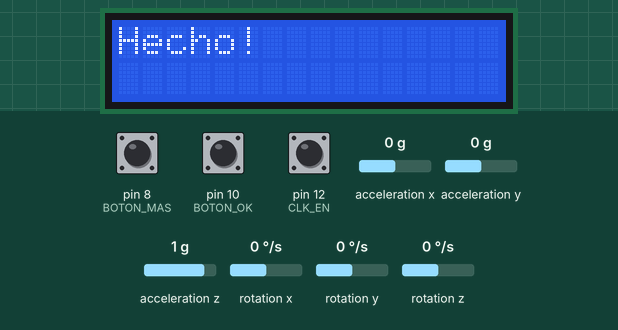
This sketch was run on a simulated Arduino Uno, built with avr-gcc and run on an emulated ATmega328P. On the bench: 16×2 character LCD. Inputs (shaded band) come from the test bench; at power-on: pin 10 (BOTON_OK) HIGH, pin 8 (BOTON_MAS) HIGH, pin 12 (CLK_EN) HIGH, acceleration x 0 g, acceleration y 0 g, acceleration z 1 g, rotation x 0 °/s, rotation y 0 °/s, rotation z 0 °/s. What the sketch prints to the serial monitor is not drawn.

Above: at 3.1 s.
At 6.4 s:
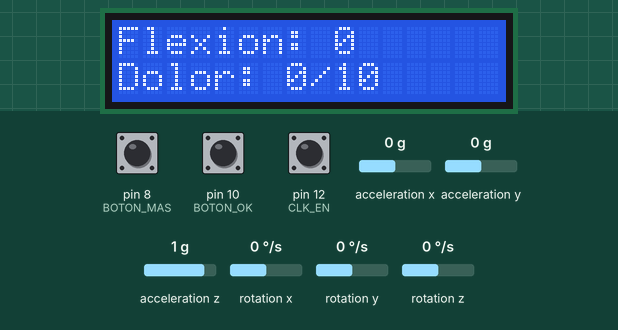
6.5 s: pin 10 (BOTON_OK) pulled LOW for 0.15 s
At 7.5 s:
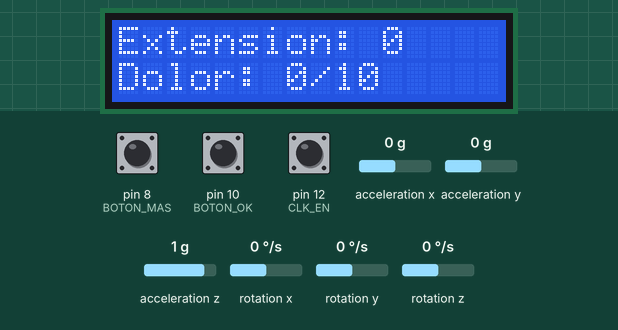
8.5 s: pin 10 (BOTON_OK) pulled LOW for 1 s
At 10.1 s:
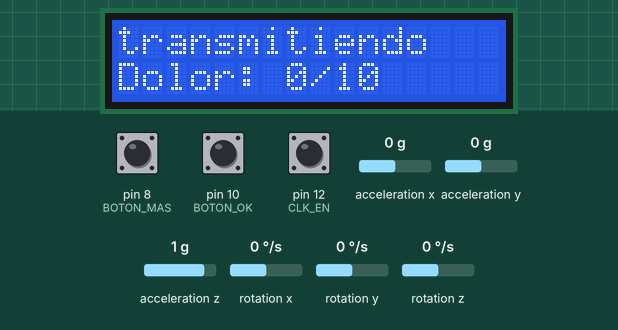
Timing chart, 0 to 11.6 s (numbered marks = the images above; inputs shaded):
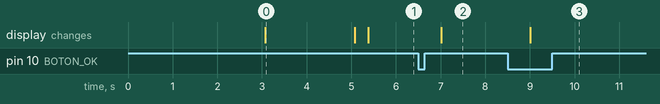

The sketch:

final_test_with_data5_encode.ino
```cpp
#include <LiquidCrystal.h>
#include <Wire.h>
#include <MPU6050_light.h>
LiquidCrystal lcd(6, 7, 5, 4, 3, 2);
//-------------------------------------------------------
const int BOTON_MAS = 8;
const int BOTON_MENOS = 9;
const int BOTON_OK = 10;
const int CLK_EN= 12;
const int DT_EN = 11;
//------------------------------------------------------
MPU6050 mpu(Wire);
unsigned long timer = 0;
int first_measure, first_x, first_y, first_z, measuring_x, measuring_y, measuring_z, difference_x, difference_y, difference_z;
//-----------------------------------------------------------------

int cycle_screen=0;
int st1, st3;
int sv4, sv2, value, valueminus;
int test=0;
int change;
//------------------------------------------------------------
int counter = 0;
int currentCLK;
int previousCLK;
int prevValue=0;
int value2=0;
int value4=0;

void setup() {
  Serial.begin(115200);
  declare_input_1 ();
  declare_input_2 ();
  declare_wire_function ();
  lcd.begin (16,2);
  initial_writing();
  Serial.begin(115200);
}

void loop() {

  if(cycle_screen==0){
    lcd.clear();
    int value= get_value();
    int test1 = test_value(value);
    value2= get_pain();
    prevValue=value2;
    display_values_flex(test1, value2);
    change = digitalRead(10);
    if (change==LOW){
      st1=test1;
      sv2=value2;
      test=0;
      delay(500);
      cycle_screen++;
      }
    }

  else if(cycle_screen==1){

    int value= get_value();
    int test3 = test_value(value);
    value4= get_pain();
    prevValue=value4;
    display_values_ext(test3, value4);
    change = digitalRead(10);
    if (change==LOW){
      st3=test3;
      sv4=value4;
      cycle_screen++;
      delay(500);
    }
  }

  else if (cycle_screen==2){
    release_data_python(st1, sv2, st3, sv4);
    change = digitalRead (8);
    if (change==LOW){
      cycle_screen++;
      delay(500);
    }
  }

  else if (cycle_screen==3){

    display_saved_data_flex (st1,sv2);
    change = digitalRead (8);
    if (change==LOW){
      cycle_screen++;
      delay (500);
    }
  }

  else if (cycle_screen==4){

    display_saved_data_ext (st3,sv4);
    valueminus = digitalRead (9);
    if (valueminus==LOW){
      cycle_screen--;
      delay (500);
    }
  }
}

void declare_input_1 (){
  pinMode (BOTON_MAS, INPUT_PULLUP);
  pinMode (BOTON_MENOS, INPUT_PULLUP);
}

void declare_input_2 (){
  pinMode (BOTON_OK, INPUT_PULLUP);
  pinMode (CLK_EN, INPUT);
  pinMode (DT_EN, INPUT);
  previousCLK = digitalRead(CLK_EN);
}

void declare_wire_function (){
  Wire.begin();

}

void initial_writing(){
  byte status = mpu.begin();
  lcd.setCursor (0,0);
  lcd.print ("Estado del");
  lcd.setCursor (0,1);
  lcd.print ("sensor ");
  lcd.print (status);

  while(status!=0){}
  lcd.setCursor (0,0);
  lcd.print ("Calc. offset");
  lcd.setCursor (0,1);
  lcd.print ("no mover");
  delay (2000);
  mpu.calcOffsets();
  lcd.clear();
  lcd.print ("Hecho!");
  delay (2000);
  lcd.clear();
  lcd.print ("Sensores listos");
  lcd.setCursor (0,1);
  lcd.print ("y colocados");
  delay (200);
}

int get_value (){
 mpu.update();
  /*Serial.print("X : ");
  Serial.print(mpu.getAngleX());
  Serial.print("\tY : ");
  Serial.print(mpu.getAngleY());
  Serial.print("\tZ : ");
  Serial.println(mpu.getAngleZ());*/
  if (first_measure==0){
    first_x=mpu.getAngleX();
    first_y=mpu.getAngleY();
    first_z=mpu.getAngleZ();
    first_measure=1;
  }
  measuring_x=mpu.getAngleX();
  measuring_y=mpu.getAngleY();
  measuring_z=mpu.getAngleZ();
  difference_x=abs(measuring_x-first_x);
  difference_y=abs(measuring_y-first_y);
  difference_z=abs(measuring_z-first_z);
  /*Serial.print (difference_x);
  Serial.print (" || ");
  Serial.print (difference_y);
  Serial.print (" || ");
  Serial.println(difference_z);*/
  timer = millis();
  return difference_x;
}

int test_value(int value){
  if(test<value){
  test=value;
  return test;
  }
}

int get_pain ()
{
  currentCLK = digitalRead(CLK_EN);
  if(currentCLK != previousCLK)
  {
    if(digitalRead(DT_EN) != currentCLK)
    {
      counter++;
    }
    else
    {
      counter--;
    }
    if (counter<0){
      counter=0;
    }
    else if (counter>10){
      counter=10;
    }
  }
  previousCLK = currentCLK;
  return counter;
}

void display_values_flex(int test, int value ){
    Serial.print ("flexion");
    Serial.print (" ");
    Serial.print (test);
    Serial.print (" ");
    Serial.println (value);
    lcd.print("Flexion: ");
    lcd.print(test);
    lcd.setCursor (0,1);
    lcd.print("Dolor: ");
    lcd.print(value);
    lcd.print("/10");
    lcd.setCursor(0,0);
}

void display_values_ext(int test, int value ){
    Serial.print ("extension");
    Serial.print (" ");
    Serial.print (test);
    Serial.print (" ");
    Serial.println (value);
    lcd.print("Extension: ");
    lcd.print(test);
    lcd.setCursor (0,1);
    lcd.print("Dolor: ");
    lcd.print(value);
    lcd.print("/10");
    lcd.setCursor(0,0);
}

void release_data_python(int st1, int sv2, int st3, int sv4 ){
    lcd.setCursor(0,0);
    lcd.print("transmitiendo");
    Serial.print (st1);
    Serial.print (",");
    Serial.print (sv2);
    Serial.print (",");
    Serial.print (st3);
    Serial.print (",");
    Serial.println (sv4);
    lcd.setCursor(0,0);
}
void display_saved_data_flex (int st1,int sv2){
    Serial.print ("datos flexion");
    Serial.print (" || ");
    Serial.print (st1);
    Serial.print (" ");
    Serial.println (sv2);
    lcd.print("Flexion: ");
    lcd.print(st1);
    lcd.setCursor (0,1);
    lcd.print("Dolor: ");
    lcd.print(sv2);
    lcd.print("/10");
    lcd.setCursor(0,0);
}

void display_saved_data_ext (int st3,int sv4){
    Serial.print ("datos extension");
    Serial.print (" || ");
    Serial.print (st3);
    Serial.print (" ");
    Serial.println (sv4);
    lcd.print("Extension: ");
    lcd.print(st3);
    lcd.setCursor (0,1);
    lcd.print("Dolor: ");
    lcd.print(sv4);
    lcd.print("/10");
    lcd.setCursor(0,0);
}
```

Measured:
- after the input at 6.5 s, the display: changes after 0.51 s (image 2)
- after the input at 8.5 s, the display: changes after 0.51 s (image 3)
- what the display in image 0 shows lasts 2.0 s, from 3.1 s to 5.1 s
